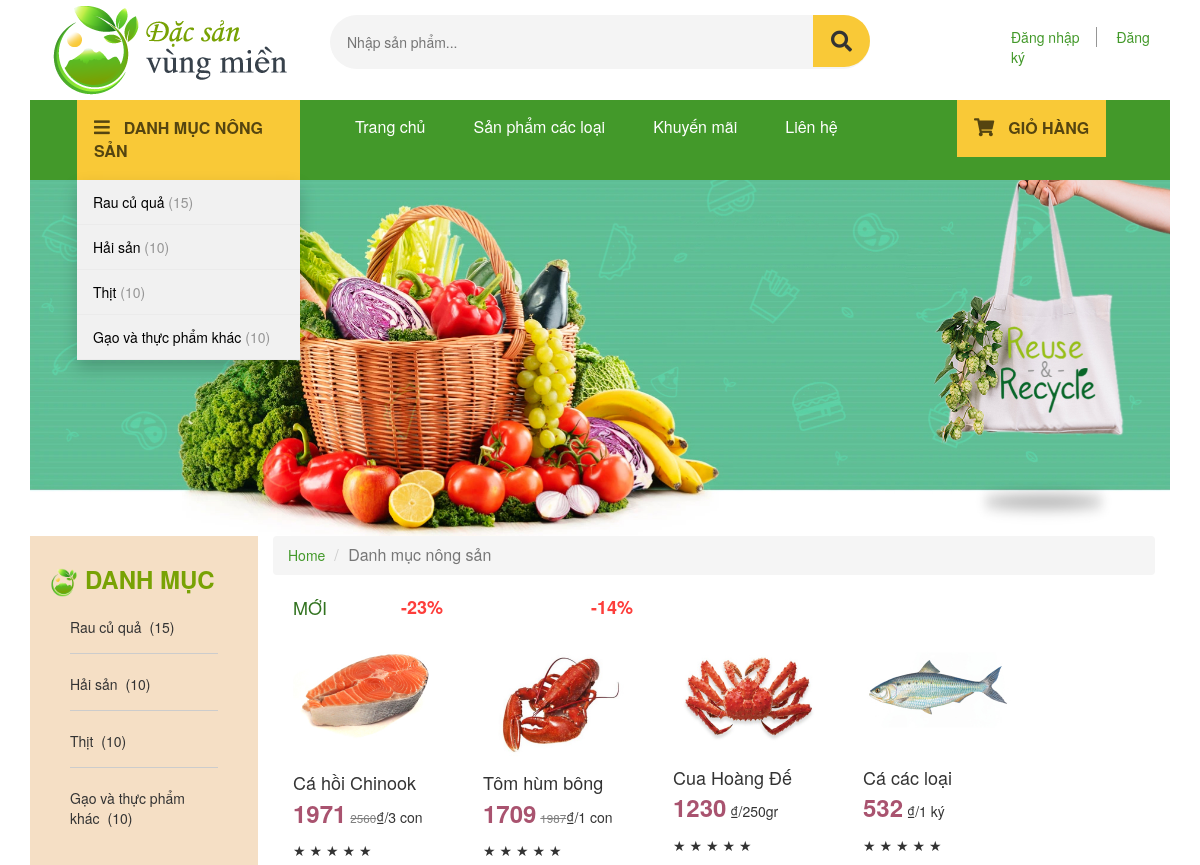
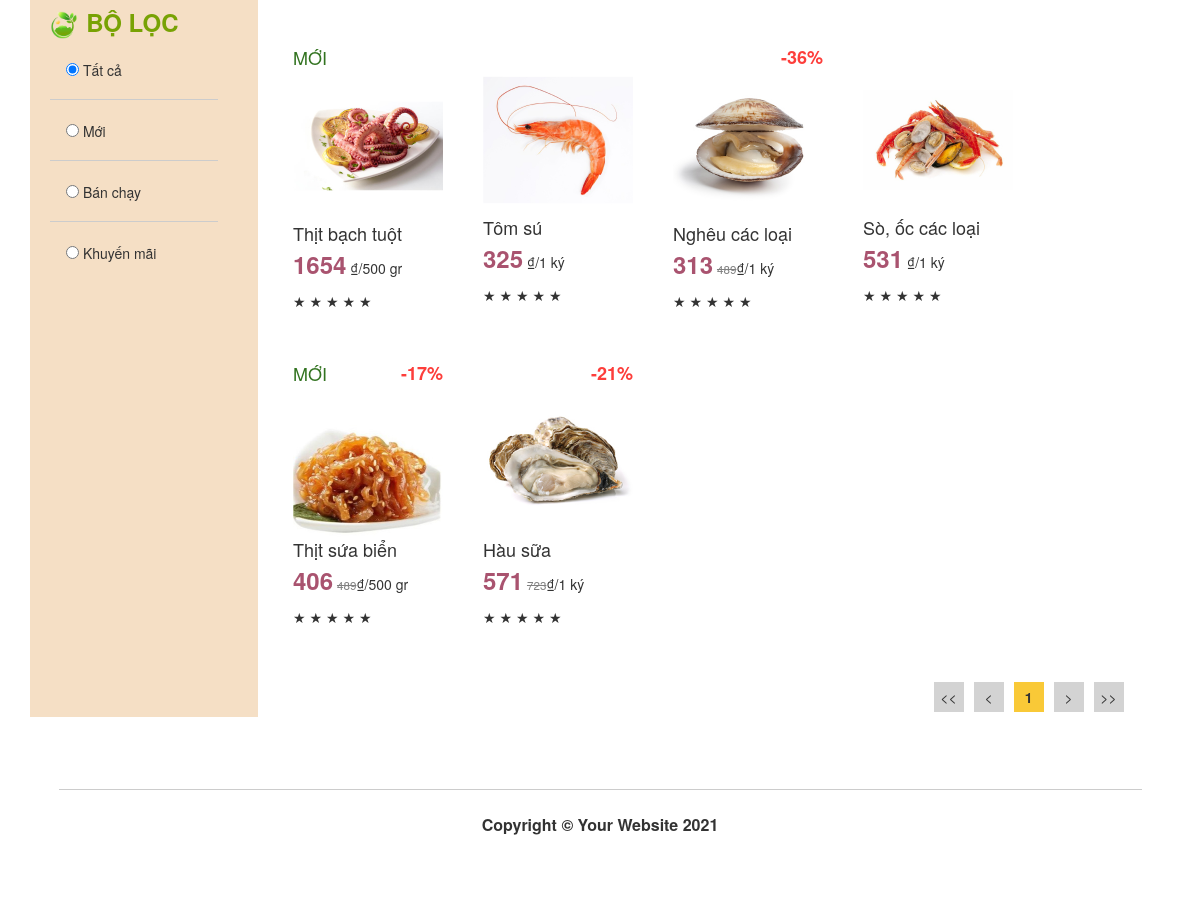
/category.php?cat=2&page=1&filter=0, run on the app's committed database (2 pictures, top to bottom).
### tables this page shows
CREATE TABLE `categories` (
  `cat_id` int(11) NOT NULL,
  `cat_title` varchar(255) NOT NULL
);

CREATE TABLE `products` (
  `product_id` int(11) NOT NULL,
  `product_title` varchar(255) NOT NULL,
  `product_category_id` int(11) NOT NULL,
  `is_product_new` tinyint(1) NOT NULL,
  `is_product_sale` tinyint(1) NOT NULL,
  `product_current_price` double NOT NULL,
  `product_original_price` double NOT NULL,
  `product_price_unit` varchar(255) NOT NULL,
  `product_description` text NOT NULL,
  `short_desc` text NOT NULL,
  `product_image` varchar(255) NOT NULL,
  `product_remain` int(11) NOT NULL
);

### resource/functions.php (called while the page is built, shortened)
<?php
function query($sql) {
    global $connection;
    return mysqli_query($connection, $sql);
}
function escape_string($string){
    global $connection;
    return mysqli_real_escape_string($connection, $string);
}
function fetch_array($result){
    return mysqli_fetch_array($result);
}
function update_param($key, $value){
    $params           = array_merge($_GET, array($key => $value));
    $new_query_string = http_build_query($params);
    return $new_query_string;
}
function getMaxPage($queryString, $numberOfItemPerPage){
    $query = query($queryString);
    $maxPage = ceil(mysqli_num_rows($query)/$numberOfItemPerPage);
    return $maxPage;
}
?>

### public/category.php (the view, shortened to what this page needs)
<?php include(TEMPLATE_FRONT . DS . "header.php") ?>
<?php include(TEMPLATE_FRONT . DS . "main-banner.php") ?>
<div class="container-horizontal">
        <div class="side-area">
            <ul><h3 style="font-weight: 700; color: #78a204;"> <img src="images/logo_hinh.png" alt="" style="width:15%;"> DANH MỤC</h3>
                <?php
                    $queryString = "SELECT product_category_id, cat_title, cat_id, COUNT(product_id) AS total FROM products JOIN categories
                    ON categories.cat_id = products.product_category_id GROUP BY product_category_id ";
                    $query = query($queryString);
                    while($row = fetch_array($query)):
                        $total = $row['total'];
                        $categoryName = $row['cat_title'];
                        $categoryID = $row['cat_id']
                ?>
                    <li class="danh_muc" style="padding-bottom: 16px;"><a href="?cat=<?php echo $categoryID ?>"><?php echo $categoryName ?></a><span style="margin-left: 8px;">(<?php echo $total?>)</span></li>
                <?php endwhile; ?>
            </ul>
            <?php
                $currentFilter = isset($_GET['filter']) ? escape_string($_GET['filter']) : 0;
            ?>
            <ul class="filters"><h3 style="font-weight: 700; color: #78a204;"><img src="images/logo_hinh.png" alt="" style="width:15%; margin-right: 8px;">BỘ LỌC</h3>
                <li style="padding-left: 16px;">
                    <a href="?<?php echo update_param('filter', 0)?>"><div class="filter-element" style="padding: 0;"><input type="radio" name="filter" <?php if($currentFilter==0){?> checked<?php }?>> Tất cả</div></a>
                </li>
                <li>
                    <a href="?<?php echo update_param('filter', 1)?>"><div class="filter-element"><input type="radio" name="filter" <?php if($currentFilter==1){?> checked<?php }?>> Mới</div></a>
                </li>
                <li>
                    <a href="?<?php echo update_param('filter', 2)?>"><div class="filter-element"><input type="radio" name="filter" <?php if($currentFilter==2){?> checked<?php }?>> Bán chạy</div></a>
                </li>
                <li style="border-bottom: none;">
                    <a href="?<?php echo update_param('filter', 3)?>"><div class="filter-element" style="padding-left:16px;"><input type="radio" name="filter" <?php if($currentFilter==3){?> checked<?php }?>> Khuyến mãi</div></a>
                </li>
            </ul>
        </div>
        <div class="main-area">
            <nav aria-label="breadcrumb">
                <ol class="breadcrumb">
                    <li class="breadcrumb-item"><a href="index.php">Home</a></li>
                    <li class="breadcrumb-item active" aria-current="page" style="font-size: 16px;">Danh mục nông sản</li>
                </ol>
            </nav>
            <div class="products-list">
            <?php
                $numberOfItemPerPage = 10;
                $currentPage = isset($_GET['page']) ? escape_string($_GET['page']) : 1;
                $showProductFrom = ($currentPage-1)*$numberOfItemPerPage;
                if(!isset($_GET['search'])){
                    $filterCatID = escape_string($_GET['cat']);
                    $queryStringAll = "SELECT * FROM product_info WHERE product_category_id = $filterCatID";
                }
                else{
                    $txtSearch = escape_string($_GET['search']);
                    $queryStringAll = "SELECT * FROM product_info WHERE product_title LIKE '%$txtSearch%'";
                }
                $maxPage = getMaxPage($queryStringAll, $numberOfItemPerPage);
                $queryStringShowing = $queryStringAll." LIMIT $showProductFrom, $numberOfItemPerPage";
                $query = query($queryStringShowing);
                while($row = fetch_array($query)):
                    $isNew = $row['is_product_new'];
                    $isSale = $row['is_product_sale'];
                    $saleRate = round(100 - $row['product_current_price']/$row['product_original_price']*100);
                    $productName = $row['product_title'];
                    $productPrice = $row['product_current_price'];
                    $originalPrice = $row['product_original_price'];
                    $productIMG = $row['product_image'];
                    $rating = $row['product_star'] ? $row['product_star'] : 0;
                    $unit = $row['product_price_unit']
            ?>
                <div class="items">
                        <a href="item.php?id=<?php echo $row['product_id']?>&cat=<?php echo $row['product_category_id']?>&star=0">
                        <div class="image-container">
                            <div class="item-header">
                                <div class="is-new" <?php if($isNew){?>style="visibility:visible; font-size:18px; font-weight:500;"<?php }?>>
                                    MỚI
                                </div>
                                <div class="sale-rate" <?php if($isSale){?>style="visibility:visible; font-size:18px; font-weight:600;"<?php }?>>
                                    -<?php echo $saleRate ?>%
                                </div>
                            </div>
                            <img src="images/<?php echo $productIMG ?>">
                            <p class="product-name"><?php echo $productName ?></p>
                        </div>
                        </a>
                        <div class="hide-on-hover" style="margin: 0;">
                            <p class="product-price" style="padding-left: 0;">
                                <span class="current-price"><?php echo $productPrice ?></span>
                                <span class="original-price"><?php if($isSale) echo $originalPrice; ?></span>&#8363;/<?php echo $unit?></p>
                            <p class="star-rate" style="padding-left: 0;">
                                <span class="rate">
                                    <i class="star1 <?php if($rating>=1){?>active<?php }?>">★</i>
                                    <i class="star2 <?php if($rating>=2){?>active<?php }?>">★</i>
                                    <i class="star3 <?php if($rating>=3){?>active<?php }?>">★</i>
                                    <i class="star4 <?php if($rating>=4){?>active<?php }?>">★</i>
                                    <i class="star5 <?php if($rating>=5){?>active<?php }?>">★</i>
                                </span>
                            </p>
                        </div>
                </div>
            <?php
                endwhile;
            ?>
            </div>
            <div class="pages">
                <a href="?<?php echo update_param('page',1) ?>">
                    <div class="page-buttons">
                        <div class="overlay">&lt;&lt;</div>
                    </div>
                </a>
                <a href="?<?php echo update_param('page',($currentPage>1)?$currentPage-1:1) ?>">
                    <div class="page-buttons">
                        <div class="overlay">&lt;</div>
                    </div>
                </a>
                <a href="">
                    <div class="page-buttons current-page-buttons">
                        <div class="overlay"><?php echo $currentPage ?></div>
                    </div>
                </a>
                <a href="?<?php echo update_param('page',($currentPage<$maxPage)?$currentPage+1:$maxPage) ?>"><div class="page-buttons"><div class="overlay">&gt;</div></div></a>
                <a href="?<?php echo update_param('page',$maxPage) ?>"><div class="page-buttons"><div class="overlay">&gt;&gt;</div></div></a>
            </div>
        </div>
</div>
<?php include(TEMPLATE_FRONT . DS . "footer.php") ?>

### resource/templates/front/header.php (shortened to what this page needs)
<?php
    $isLoggedin = isset($_SESSION['idLogin']) ? $_SESSION['idLogin'] : false;
    $loggedinID = $isLoggedin ? $_SESSION['idLogin'] : "";
?>
<!DOCTYPE html>
<html lang="en">
<head>
    <link href="//maxcdn.bootstrapcdn.com/bootstrap/3.3.0/css/bootstrap.min.css"
    rel="stylesheet" id="bootstrap-css">
    <link rel="stylesheet" href="https://pro.fontawesome.com/releases/v5.10.0/css/all.css"
/>
    <link rel="stylesheet" href="css/fontawesome.min.css">
    <link href="css/shop-homepage.css" rel="stylesheet">
    <link href="css/homepage.css" rel="stylesheet">
    <link href="css/style.css" rel="stylesheet">
</head>
<body>
    <div class="container-fluid">
        <div class="container">
              <div class="_header">
                <div class="row">
                    <div class="col-md-3 site-branding">
                        <a href="index.php">
                          <img src="images/logo.png" alt="Logo">
                        </a>
                    </div>
                    <div class="col-md-6 site-search">
                        <form  method="GET" action="category.php">
                            <input type="search" id="product-search-field" class="search-field" placeholder="Nhập sản phẩm..." name="search">
                            <button type="submit" value="search_1"><i class="fas fa-search"></i></button>
                        </form>
                    </div>
                    <div class="col-md-3 sign-in">
                    <?php
                        if($isLoggedin) {
                            $query = query("SELECT * FROM users where user_id = $loggedinID");
                            confirm($query);
                            $row = fetch_array($query);
                            $userID = $row['user_id'];
                            $userName = $row['username'];
                                echo "Xin chào $userName";?>
                                <form action="logout.php" method="POST">
                                    <button name="logout" class="sign-up-1" style="border: none;"> Đăng xuất </button>
                                </form>
                        <?php
                        } else { ?>
                        <a href="login.php" class="sign-up-1">Đăng nhập</a>
                        <a href="signup.php" class="sign-up-2">Đăng ký</a>
                        <?php } ?>
                    </div>
                </div>
              </div>
              <nav class="container-fluid navbar-expand-lg navbar-light">
                <div class="row">
                    <div class="col-md-3">
                        <div class="dropdown">
                            <div class="dropbtn"><span><i class="fas fa-bars"></i></span>DANH MỤC NÔNG SẢN</div>
                            <div class="dropdown-content">
                            <?php
                                $queryString = "SELECT product_category_id, cat_title, cat_id, COUNT(product_id) AS total FROM products JOIN categories
                                ON categories.cat_id = products.product_category_id GROUP BY product_category_id ";
                                $query = query($queryString);
                                while($row = fetch_array($query)):
                                    $total = $row['total'];
                                    $categoryName = $row['cat_title'];
                                    $categoryID = $row['cat_id'];
                            ?>
                                <a href="category.php?cat=<?php echo $categoryID?>&page=1&filter=0"><?php echo $categoryName?> <span>(<?php echo $total?>)</span></a>
                                <?php endwhile ?>
                            </div>
                        </div>
                    </div>
                    <div class="col-md-6 navbar" style="text-align:center;">
                        <a href="index.php">Trang chủ</a>
                        <a href="category.php?cat=1&page=1&filter=0">Sản phẩm các loại</a>
                        <a href="news.php">Khuyến mãi</a>
                        <a href="contact.php">Liên hệ</a>
                    </div>
                    <div class="col-md-3 shopping-cart">
                        <button class="dropbtn"><span><i class="fas fa-shopping-cart"></i></span><a href="checkout.php" style="color: #554510; text-decoration: none;">GIỎ HÀNG</a></button>
                    </div>
                </div>
            </nav>

### data on the page
categories: cat_title "Rau củ quả", total "15"
categories: cat_title "Hải sản", total "10"
categories: cat_title "Thịt", total "10"
categories: cat_title "Gạo và thực phẩm khác", total "10"
products: saleRate "23", product_image (picture), product_title "Cá hồi Chinook", product_current_price "1971", product_original_price "2560", product_price_unit "3 con"
products: saleRate "14", product_image (picture), product_title "Tôm hùm bông", product_current_price "1709", product_original_price "1987", product_price_unit "1 con"
products: product_image (picture), product_title "Cua Hoàng Đế", product_current_price "1230", product_price_unit "250gr"
products: product_image (picture), product_title "Cá các loại", product_current_price "532", product_price_unit "1 ký"
products: product_image (picture), product_title "Thịt bạch tuột", product_current_price "1654", product_price_unit "500 gr"
products: product_image (picture), product_title "Tôm sú", product_current_price "325", product_price_unit "1 ký"
products: saleRate "36", product_image (picture), product_title "Nghêu các loại", product_current_price "313", product_original_price "489", product_price_unit "1 ký"
products: product_image (picture), product_title "Sò, ốc các loại", product_current_price "531", product_price_unit "1 ký"
products: saleRate "17", product_image (picture), product_title "Thịt sứa biển", product_current_price "406", product_original_price "489", product_price_unit "500 gr"
products: saleRate "21", product_image (picture), product_title "Hàu sữa", product_current_price "571", product_original_price "723", product_price_unit "1 ký"

### other printed values
$currentPage "1"
